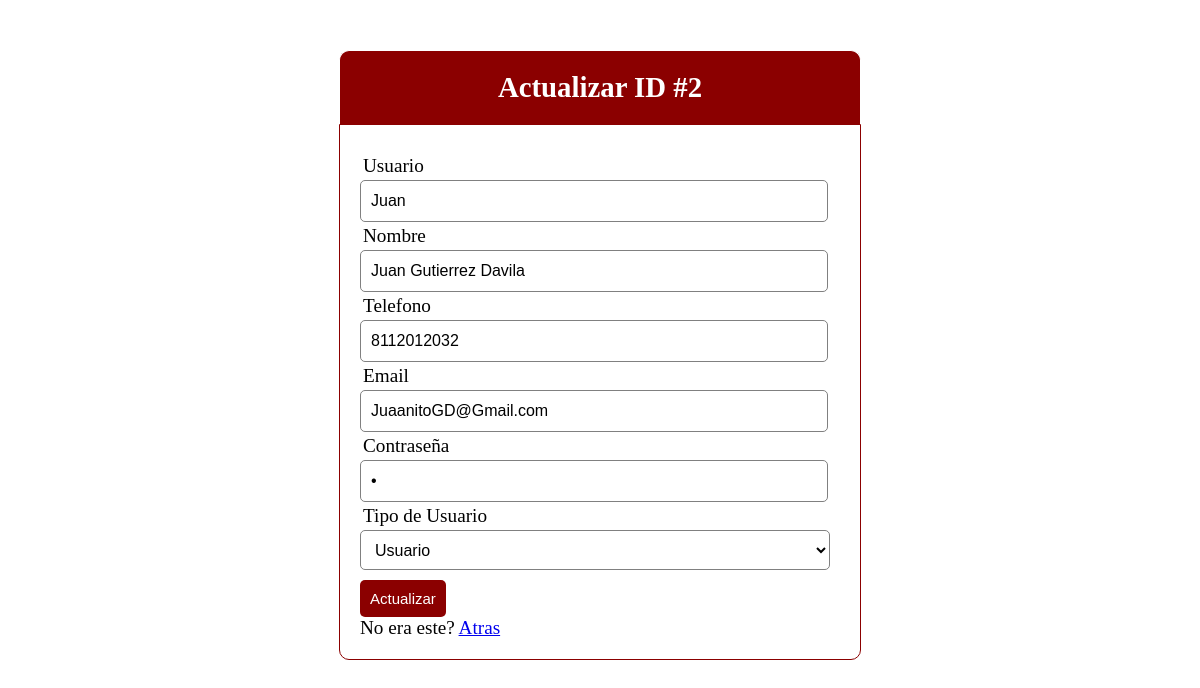
The page /admin/actualizar.php?id=2 on the database its author committed.
### tables this page shows
CREATE TABLE `usuarios` (
  `id_u` int(11) NOT NULL,
  `usuario` varchar(14) NOT NULL,
  `nombre` varchar(30) NOT NULL,
  `email` varchar(50) NOT NULL,
  `passw` varchar(20) NOT NULL,
  `rol` varchar(11) NOT NULL DEFAULT 'User',
  `telefono` varchar(13) NOT NULL
);

### admin/actualizar.php (the view, shortened to what this page needs)
<?php
include("../conexion.php");
$id = $_GET["id"];
$sql = "SELECT * FROM usuarios WHERE id_u ='$id'";
?>
<!DOCTYPE html>
<html lang="en">
<head>
    <link rel="stylesheet" type="text/css" href="css/style.css">
</head>
<body>
		<?php $resultado = mysqli_query($conexion, $sql);
		while($row = mysqli_fetch_assoc($resultado)) {
		?>
<div class="header">
		<h2>Actualizar ID #<?php echo $row['id_u']?></h2>
	</div>
<form method="post" action="proc_act.php">
    <div class="input-group">
    <label>Usuario</label>
    <input type="text" name="usuario" value="<?php echo $row['usuario']?>">
    <label>Nombre</label>
    <input type="text" name="nombre" value="<?php echo $row['nombre']?>">
    <label>Telefono</label>
    <input type="number" name="telefono" value="<?php echo $row['telefono']?>">
    <label>Email</label>
    <input type="email" name="email" value="<?php echo $row['email']?>">
    <label>Contraseña</label>
    <input type="password" name="passw" value="<?php echo $row['passw']?>">
    <label>Tipo de Usuario</label>
			<select name="rol" id="user_type" >
                <option value="User">Usuario</option>
			</select>
            </div>
    <button type="submit" class="btn">Actualizar</button>
<p>
    No era este? <a href="index.php">Atras</a>
</p>
<?php }
?>
</body>
</html>

### admin/css/style.css (style rules this page uses)
* { margin: 0px; padding: 0px; }
body { font-size: 120%; background: white; }
.header { width: 40%; margin: 50px auto 0px; color: white; background: darkred; text-align: center; border: 1px solid white; border-bottom: none; border-radius: 10px 10px 0px 0px; padding: 20px; }
form, .content { width: 40%; margin: 0px auto; padding: 20px; border: 1px solid darkred; background: white; border-radius: 0px 0px 10px 10px; border-color: darkred; }
.input-group { margin: 10px 0px 10px 0px; }
.input-group label { display: block; text-align: left; margin: 3px; }
.input-group input { height: 30px; width: 93%; padding: 5px 10px; font-size: 16px; border-radius: 5px; border: 1px solid gray; }
#user_type { height: 40px; width: 98%; padding: 5px 10px; background: white; font-size: 16px; border-radius: 5px; border: 1px solid gray; }
.btn { padding: 10px; font-size: 15px; color: white; background: darkred; border: none; border-radius: 5px; text-align: center; }

### rows shown on the page
usuarios: id_u "2", usuario "Juan", nombre "Juan Gutierrez Davila", telefono "8112012032", email "JuaanitoGD@Gmail.com"
